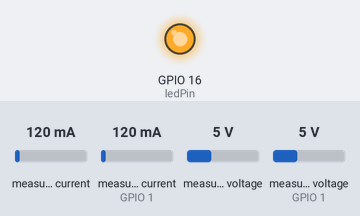
The sketch below on a simulated ESP32. Parts: output pins drawn as LEDs (lit = HIGH). The test bench sets the inputs (shaded band); at power-on: measured current 120 mA, measured current (sensor on GPIO 1) 120 mA, measured voltage 5 V, measured voltage (sensor on GPIO 1) 5 V. Nothing arrives over Bluetooth unless stated; a phone connects over Bluetooth LE 3 s after start; what the sketch prints to the serial monitor is not drawn.

Above: at 0.1 s.
Timing chart, 0 to 1.6 s (numbered marks = the images above):
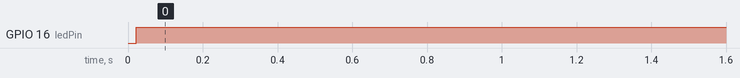

Measured:
- by itself, GPIO 16 (ledPin): LOW → HIGH at 0.02 s

The sketch:

BLE_Logger.ino
```cpp
/*
    Author: Jerome Hallett
    Board: ESP32
    Code's purpose is to read sensor values from the INA219 in the receiver, checking I2C connection available to avoid process stalling.
    Uses a Real Time Clock (RTC) to record timestamp.
    Then broadcasts data via a BLE server. Data broadcasted is the timestamp, rectifier voltage, power out, and state of charge of the receiver.

    INA219 sensor code:
    Based from https://learn.adafruit.com/adafruit-ina219-current-sensor-breakout/arduino-code
    BLE code:
    Based on Neil Kolban example for IDF: https://github.com/nkolban/esp32-snippets/blob/master/cpp_utils/tests/BLE%20Tests/SampleServer.cpp
    Ported to Arduino ESP32 by Evandro Copercini
    updates by chegewara
    With code from https://github.com/nkolban/esp32-snippets/issues/175
*/

//Import required libraries
#include <Arduino.h>
//INA219 sensor & I2C
#include <Wire.h>
#include <Adafruit_INA219.h>
//Real Time Clock
#include "RTClib.h"
#include <Time.h>
//BLE
#include <BLEDevice.h>
#include <BLEUtils.h>
#include <BLEServer.h>
#include <BLE2902.h>

//User specfied inputs
uint8_t deviceID = 1; //ID of receiver device. Will become the name of the server
uint8_t chargeThreshold = 14.5; //Threshold of capacitor bank voltage to consider receiver as deviceCharged
uint8_t SDApin = 21; //SDA pin (Blue Cable)
uint8_t SCLpin = 22; //SCL pin (White Cable)

//Device setup
unsigned long timer; //Time since programme started running
uint8_t deviceCharged = 0; //Boolean of whether the device has been fully charged
uint8_t ledPin = 16; //Onboard LED reference

//Initialise two instances of the INA219
byte addressRect = 0x40;
byte addressCap = 0x41;
Adafruit_INA219 ina219Rectifier(addressRect);
Adafruit_INA219 ina219Capacitor(addressCap);

//Real Time Clock instance initialisation. https://learn.adafruit.com/ds1307-real-time-clock-breakout-board-kit/what-is-an-rtc
//RTC_DS1307 RTC;

//BLE setup
bool deviceConnected = false;
uint8_t value = 0;

/*
  Device to transmit device timestamp, ID (Name of device), rectifier voltage, power out, and state of battery charge.
  GATT Characteristics
*/
// https://www.bluetooth.com/wp-content/uploads/Sitecore-Media-Library/Gatt/Xml/Characteristics/org.bluetooth.characteristic.day_date_time.xml
// https://www.bluetooth.com/wp-content/uploads/Sitecore-Media-Library/Specifications/Mesh/Xml/Characteristics/org.bluetooth.characteristic.voltage.xml
// https://www.bluetooth.com/wp-content/uploads/Sitecore-Media-Library/Specifications/Mesh/Xml/Characteristics/org.bluetooth.characteristic.power.xml
// https://www.bluetooth.com/wp-content/uploads/Sitecore-Media-Library/Gatt/Xml/Characteristics/org.bluetooth.characteristic.battery_level_state.xml

BLEDescriptor dateTimeDescriptor(BLEUUID((uint16_t)0x290C));
BLEDescriptor voltageDescriptor(BLEUUID((uint16_t)0x290C));
BLEDescriptor powerDescriptor(BLEUUID((uint16_t)0x290C));
BLEDescriptor batteryLevelStateDescriptor(BLEUUID((uint16_t)0x290C));

BLEDescriptor dateTimeMeasurement(BLEUUID((uint16_t)0x2901));
BLEDescriptor voltageMeasurement(BLEUUID((uint16_t)0x2901));
BLEDescriptor powerMeasurement(BLEUUID((uint16_t)0x2901));
BLEDescriptor batteryLevelStateMeasurement(BLEUUID((uint16_t)0x2901));

BLECharacteristic dateTimeCharacteristic(BLEUUID((uint16_t)0x2A0A),  // standard 16-bit characteristic UUID
BLECharacteristic::PROPERTY_READ | BLECharacteristic::PROPERTY_NOTIFY);
BLECharacteristic voltageCharacteristic(BLEUUID((uint16_t)0x2B18),  // standard 16-bit characteristic UUID
BLECharacteristic::PROPERTY_READ | BLECharacteristic::PROPERTY_NOTIFY);
BLECharacteristic powerCharacteristic(BLEUUID((uint16_t)0x2B05),  // standard 16-bit characteristic UUID
BLECharacteristic::PROPERTY_READ | BLECharacteristic::PROPERTY_NOTIFY);
BLECharacteristic batteryLevelStateCharacteristic(BLEUUID((uint16_t)0x2A1B),  // standard 16-bit characteristic UUID
BLECharacteristic::PROPERTY_READ | BLECharacteristic::PROPERTY_NOTIFY);

//Manages connection state of the server
class MyServerCallbacks: public BLEServerCallbacks {
    void onConnect(BLEServer* pServer) {
      deviceConnected = true;
    };

    void onDisconnect(BLEServer* pServer) {
      deviceConnected = false;
    }
};

//Function to initialise BLE server
void InitBLE() {
  char cID[5];
  sprintf(cID, "%d", deviceID);
  BLEDevice::init(cID); //device ID

  // Create the BLE Server
  BLEServer *pServer = BLEDevice::createServer();
  pServer->setCallbacks(new MyServerCallbacks());
  Serial.println("Added callbacks");
  // Create the BLE Service
  BLEService *pService = pServer->createService(BLEUUID((uint16_t)0x181A));
  Serial.println("Created service");
  // Add Charcteristics
  pService->addCharacteristic(&dateTimeCharacteristic);
  pService->addCharacteristic(&voltageCharacteristic);
  pService->addCharacteristic(&powerCharacteristic);
  pService->addCharacteristic(&batteryLevelStateCharacteristic);
  Serial.println("Added characteristics");

  dateTimeDescriptor.setValue("Date Time eg 29-May-2019 12:00:00");
  dateTimeCharacteristic.addDescriptor(&dateTimeDescriptor);
  voltageDescriptor.setValue("Voltage eg 10");
  voltageCharacteristic.addDescriptor(&voltageDescriptor);
  powerDescriptor.setValue("Power (W) eg 1");
  voltageCharacteristic.addDescriptor(&voltageDescriptor);
  batteryLevelStateDescriptor.setValue("Battery Level State eg 1");
  batteryLevelStateCharacteristic.addDescriptor(&batteryLevelStateDescriptor);
  Serial.println("Added descriptors");
  dateTimeCharacteristic.addDescriptor(new BLE2902());
  voltageCharacteristic.addDescriptor(new BLE2902());
  powerCharacteristic.addDescriptor(new BLE2902());
  batteryLevelStateCharacteristic.addDescriptor(new BLE2902());
  Serial.println("Added 2902");

  pService->start();
  Serial.println("Service started");
  // Start advertising
  pServer->getAdvertising()->start();
  Serial.println("Advertising started");
}

// Function to check availability of I2C data bus
byte checkI2C (byte &address) {
  byte error;
  Wire.beginTransmission(address); // checks I2C connection is available
  error = Wire.endTransmission(); //If is available, error = 0.
  if (error > 0) {
    ina219Rectifier.begin();
    ina219Capacitor.begin();
  }
  return error;
}

void setup() {
  pinMode(ledPin, OUTPUT); // Onboard LED reference

  Serial.begin(115200);
  Serial.println("Starting BLE");

  // Create the BLE Device
  InitBLE();
  Serial.println("Waiting for a client connection to notify...");

  uint32_t currentFrequency;
  Wire.begin(SDApin, SCLpin);

  //Initialise Real Time Clock
  //  RTC.begin();
  //  if (! RTC.isrunning()) {
  //    Serial.println("RTC is NOT running!");
  //    // following line sets the RTC to the date & time this sketch was compiled
  //    RTC.adjust(DateTime(F(__DATE__), F(__TIME__)));
  //  }

  // Initialize the INA219.

  // By default the initialization will use the largest range (32V, 2A).  However
  // you can call a setCalibration function to change this range (see comments).
  ina219Rectifier.begin();
  ina219Capacitor.begin();
  // To use a slightly lower 32V, 1A range (higher precision on amps):
  //ina219.setCalibration_32V_1A();
  // Or to use a lower 16V, 400mA range (higher precision on volts and amps):
  //ina219.setCalibration_16V_400mA();
  Serial.println("Measuring voltage and current with INA219 ...");
}

void loop() {
  // Initialise rectifier sensor values
  float shuntVoltageRectifier = 0;
  float busVoltageRectifier = 0;
  //  float currentRectifier_mA = 0;
  float loadVoltageRectifier = 0;
  //  float powerRectifier_mW = 0;
  float actualVoltageRectifier = 0;

  // Initialise capacitor sensor values
  float shuntVoltageCapacitor = 0;
  float busVoltageCapacitor = 0;
  float currentCapacitor_mA = 0;
  float loadVoltageCapacitor = 0;
  float powerCapacitor_W = 0;

  bool validRead = false; //flag to determine if data successfully read

  /*
    Now to read values from the INA219 sensors.
    If I2C unavailable due to interference, doesn't perform measurements to avoid process stalling.
  */
  if (checkI2C (addressRect) == 0 && checkI2C (addressCap) == 0 ) {
    //rectifier sensor read. Measures voltage from the potential divider and scales it up
    shuntVoltageRectifier = ina219Rectifier.getShuntVoltage_mV();
    busVoltageRectifier = ina219Rectifier.getBusVoltage_V();
    loadVoltageRectifier = busVoltageRectifier + (shuntVoltageRectifier / 1000);
    actualVoltageRectifier = loadVoltageRectifier * 4; // Potential divider ratio scaling
    // timer = millis();
    // Serial.print("Rectifier Values:   "); Serial.print(timer); Serial.print(","); Serial.println(actualVoltageRectifier);

    //Capacitor bank sensor read. Measures voltage and current
    shuntVoltageCapacitor = ina219Capacitor.getShuntVoltage_mV();
    busVoltageCapacitor = ina219Capacitor.getBusVoltage_V();
    currentCapacitor_mA = ina219Capacitor.getCurrent_mA();
    //Remove invalid negative readings
    if (currentCapacitor_mA < 0) {
      currentCapacitor_mA = 0;
    }
    loadVoltageCapacitor = busVoltageCapacitor + (shuntVoltageCapacitor / 1000);
    powerCapacitor_W = (loadVoltageCapacitor * currentCapacitor_mA) / 1000;
    // timer = millis();
    // Serial.print("Capacitor Values:   "); Serial.print(timer); Serial.print(","); Serial.print(loadVoltageCapacitor); Serial.print(","); Serial.print(powerCapacitor_W); Serial.print(","); Serial.println(currentCapacitor_mA);

    //  Serial.print("Bus Voltage:   "); Serial.print(busVoltageRectifier); Serial.println(" V");
    //  Serial.print("Shunt Voltage: "); Serial.print(shuntVoltageRectifier); Serial.println(" mV");
    //  Serial.print("Load Voltage:  "); Serial.print(loadVoltageRectifier); Serial.println(" V");
    //  Serial.print("Current:       "); Serial.print(currentRectifier_mA); Serial.println(" mA");
    //  Serial.print("Power:         "); Serial.print(powerRectifier_mW); Serial.println(" mW");
    //  Serial.println("");

    //If statement to check if the sensor read was valid
    if (actualVoltageRectifier < 31 && loadVoltageCapacitor < (chargeThreshold + 2)) {
      validRead = true; //flag to determine if data successfully read
      // If capacitor voltage exceeds threshold, consider receiver deviceCharged
      if (loadVoltageCapacitor > chargeThreshold) {
        deviceCharged = 1;
      }
    }
  }

  /*
    BLE server update of new valid measurements and state of charge.
    Only updates if device is connected, there has been a valid read
  */
  if (deviceConnected && validRead == true) {
    digitalWrite(ledPin, LOW); //NB ESP LED pin is active low
    //    Serial.printf("*** Notify: %d ***\n", value);

    //    DateTime now = RTC.now();
    //    char cTimeStr[30];
    //    sprintf(cTimeStr, "%d-%d-%d %d:%d:%d", now.day(), now.month(), now.year(), now.hour(), now.minute(), now.second()); // Format time for suitable use in thingSpeak MATLAB visualisation (ISO 8601) http://www.cplusplus.com/reference/ctime/strftime/ .
    //    dateTimeCharacteristic.setValue(cTimeStr);
    //    dateTimeCharacteristic.notify();

    char cVolt[10];
    sprintf(cVolt, "%0.2f", actualVoltageRectifier);
    voltageCharacteristic.setValue(cVolt);
    voltageCharacteristic.notify();

    char cPower[10];
    sprintf(cPower, "%0.2f", powerCapacitor_W);
    powerCharacteristic.setValue(cPower);
    powerCharacteristic.notify();

    char cState[10];
    sprintf(cState, "%d", deviceCharged);
    batteryLevelStateCharacteristic.setValue(cState);
    batteryLevelStateCharacteristic.notify();

    // Remove comment to output in CSV format
    timer = millis();
    Serial.printf("%d,%f,%f,%f,%f\n", timer, actualVoltageRectifier, loadVoltageCapacitor, currentCapacitor_mA, powerCapacitor_W);

    // Serial print transmitted values
    //    Serial.printf("    Values: %d, %0.2f, %0.2f, %d\n", deviceID, actualVoltageRectifier, powerCapacitor_W, deviceCharged);
    value++;
  }
  else if (deviceConnected && validRead == false) {
    //reset characteristics if invalid read
    dateTimeCharacteristic.setValue("");
    dateTimeCharacteristic.notify();

    voltageCharacteristic.setValue("");
    voltageCharacteristic.notify();

    powerCharacteristic.setValue("");
    powerCharacteristic.notify();

    batteryLevelStateCharacteristic.setValue("");
    batteryLevelStateCharacteristic.notify();
  }

  digitalWrite(ledPin, HIGH); // NB ESP LED pin is active low
  delay(1000);
}

//EOF
```
